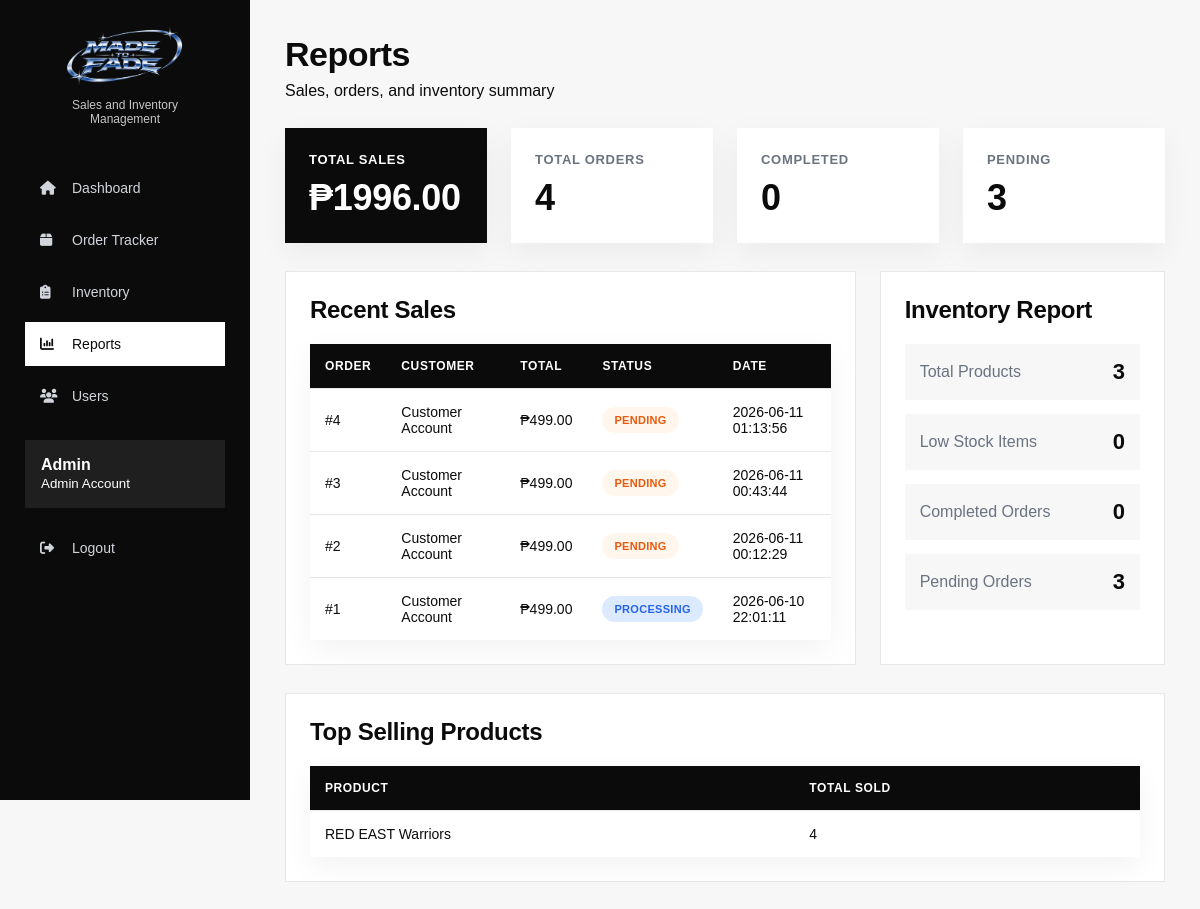
The app's page /admin/analytics.php (signed in) with its own data.
### tables this page shows
CREATE TABLE `orders` (
  `id` int(11) NOT NULL,
  `customer_id` int(11) DEFAULT NULL,
  `courier_id` int(11) DEFAULT NULL,
  `total` decimal(10,2) DEFAULT NULL,
  `order_status` varchar(50) DEFAULT NULL,
  `delivery_status` varchar(50) DEFAULT NULL,
  `payment_method` varchar(50) DEFAULT NULL,
  `payment_status` varchar(50) DEFAULT 'Pending',
  `stock_deducted` varchar(10) DEFAULT 'No',
  `proof_image` varchar(255) DEFAULT NULL,
  `payment_proof` varchar(255) DEFAULT NULL,
  `address` varchar(255) DEFAULT NULL,
  `contact_number` varchar(20) DEFAULT NULL,
  `date_created` timestamp NULL DEFAULT current_timestamp(),
  `payment_screenshot` varchar(255) DEFAULT NULL,
  `payment_reference` varchar(100) DEFAULT NULL,
  `payment_reject_reason` varchar(255) DEFAULT NULL
);

CREATE TABLE `users` (
  `id` int(11) NOT NULL,
  `fullname` varchar(100) DEFAULT NULL,
  `username` varchar(50) DEFAULT NULL,
  `password` varchar(100) DEFAULT NULL,
  `role` varchar(20) DEFAULT NULL
);

### admin/analytics.php (the view, shortened to what this page needs)
<?php
include "../includes/config.php";
$total_sales = mysqli_fetch_assoc(mysqli_query($conn,
"SELECT SUM(total) AS total FROM orders"));
$total_orders = mysqli_fetch_assoc(mysqli_query($conn,
"SELECT COUNT(*) AS total FROM orders"));
$completed_orders = mysqli_fetch_assoc(mysqli_query($conn,
"SELECT COUNT(*) AS total FROM orders WHERE order_status='Completed'"));
$pending_orders = mysqli_fetch_assoc(mysqli_query($conn,
"SELECT COUNT(*) AS total FROM orders WHERE order_status='Pending'"));
$total_products = mysqli_fetch_assoc(mysqli_query($conn,
"SELECT COUNT(*) AS total FROM products"));
$low_stock = mysqli_fetch_assoc(mysqli_query($conn,
"SELECT COUNT(*) AS total FROM products WHERE stock <= 5"));
$top_products = mysqli_query($conn,
"SELECT products.name, SUM(order_items.quantity) AS sold
 FROM order_items
 JOIN products ON order_items.product_id = products.id
 GROUP BY products.id
 ORDER BY sold DESC
 LIMIT 5");
$recent_sales = mysqli_query($conn,
"SELECT orders.*, users.fullname
 FROM orders
 JOIN users ON orders.customer_id = users.id
 ORDER BY orders.id DESC
 LIMIT 8");
?>
<!DOCTYPE html>
<html>
<head>
    <link rel="stylesheet" href="../css/style.css">
    <link rel="stylesheet"
    href="https://cdnjs.cloudflare.com/ajax/libs/font-awesome/6.5.1/css/all.min.css">
</head>
<body>
<div class="layout">
<?php include "sidebar.php"; ?>
<div class="main-content">
<h1>Reports</h1>
<p>Sales, orders, and inventory summary</p>
<div class="dashboard-cards">
    <div class="dashboard-card blue-card">
        <h3>Total Sales</h3>
        <h2>₱<?php echo $total_sales['total'] ?? 0; ?></h2>
    </div>
    <div class="dashboard-card">
        <h3>Total Orders</h3>
        <h2><?php echo $total_orders['total']; ?></h2>
    </div>
    <div class="dashboard-card">
        <h3>Completed</h3>
        <h2><?php echo $completed_orders['total']; ?></h2>
    </div>
    <div class="dashboard-card">
        <h3>Pending</h3>
        <h2><?php echo $pending_orders['total']; ?></h2>
    </div>
</div>
<div class="dashboard-grid">
    <div class="panel">
        <h2>Recent Sales</h2>
        <table>
            <tr>
                <th>Order</th>
                <th>Customer</th>
                <th>Total</th>
                <th>Status</th>
                <th>Date</th>
            </tr>
            <?php while($row = mysqli_fetch_assoc($recent_sales)){ ?>
            <tr>
                <td>#<?php echo $row['id']; ?></td>
                <td><?php echo $row['fullname']; ?></td>
                <td>₱<?php echo $row['total']; ?></td>
                <td>
                    <?php
                    $class = "pending";
                    if($row['order_status'] == "Processing"){
                        $class = "processing";
                    }
                    ?>
                    <span class="status <?php echo $class; ?>">
                        <?php echo $row['order_status']; ?>
                    </span>
                </td>
                <td><?php echo $row['date_created']; ?></td>
            </tr>
            <?php } ?>
        </table>
    </div>
    <div class="panel">
        <h2>Inventory Report</h2>
        <div class="report-list">
            <div>
                <span>Total Products</span>
                <strong><?php echo $total_products['total']; ?></strong>
            </div>
            <div>
                <span>Low Stock Items</span>
                <strong><?php echo $low_stock['total']; ?></strong>
            </div>
            <div>
                <span>Completed Orders</span>
                <strong><?php echo $completed_orders['total']; ?></strong>
            </div>
            <div>
                <span>Pending Orders</span>
                <strong><?php echo $pending_orders['total']; ?></strong>
            </div>
        </div>
    </div>
</div>
<div class="panel">
    <h2>Top Selling Products</h2>
    <table>
        <tr>
            <th>Product</th>
            <th>Total Sold</th>
        </tr>
        <?php while($row = mysqli_fetch_assoc($top_products)){ ?>
        <tr>
            <td><?php echo $row['name']; ?></td>
            <td><?php echo $row['sold']; ?></td>
        </tr>
        <?php } ?>
    </table>
</div>
</div>
</div>
</body>
</html>

### css/style.css (style rules this page uses)
* { box-sizing:border-box; }
:root { --black:#0B0B0B; --dark:#111111; --charcoal:#1F1F1F; --gray:#6B7280; --light-gray:#E5E7EB; --soft:#F7F7F7; --white:#FFFFFF; --accent:#7D93B2; --success-bg:#DCFCE7; --success-text:#15803D; --warning-bg:#FFF7ED; --warning-text:#EA580C; --info-bg:#DBEAFE; --info-text:#2563EB; --purple-bg:#EDE9FE; --purple-text:#7C3AED; --danger-bg:#FEE2E2; --danger-text:#DC2626; }
body { margin:0; font-family:Arial, sans-serif; background:var(--soft); color:var(--black); }
h1,h2,h3,p { margin-top:0; }
h1 { font-size:34px; letter-spacing:-.5px; margin-bottom:8px; }
h2 { font-size:24px; letter-spacing:-.3px; }
h3 { margin-top:10px; }
.card, .dashboard-card, .panel, .action-card, .form-container { background:var(--white); border:1px solid var(--light-gray); border-radius:0; padding:24px; }
.panel { margin-bottom:28px; }
.products, .dashboard-cards, .quick-actions, .mini-products, .dashboard-grid, .product-form, .checkout-form, .profile-form { display:grid; gap:24px; }
.dashboard-cards, .quick-actions { grid-template-columns:repeat(4,1fr); margin:28px 0; }
.dashboard-grid { grid-template-columns:2fr 1fr; }
.layout { display:flex; min-height:100vh; }
.main-content { flex:1; padding:35px; overflow-x:auto; }
.dashboard-card { transition:.25s ease; border:none; box-shadow:0 10px 30px rgba(0,0,0,.05); }
.dashboard-card h3 { color:var(--gray); font-size:13px; margin:0; text-transform:uppercase; letter-spacing:.7px; }
.dashboard-card h2 { font-size:36px; margin:10px 0 0; color:var(--black); }
.blue-card { background:var(--black); color:white; }
.blue-card h2, .blue-card h3, .blue-card p { color:white; }
table { width:100%; border-collapse:separate; border-spacing:0; background:white; border:none; overflow:hidden; box-shadow:0 10px 30px rgba(0,0,0,.05); }
th, td { padding:15px; text-align:left; border-bottom:1px solid var(--light-gray); font-size:14px; vertical-align:middle; }
th { background:var(--black); color:white; font-size:12px; font-weight:700; text-transform:uppercase; letter-spacing:.6px; }
tr:last-child td { border-bottom:none; }
.status { padding:7px 12px; border-radius:999px; font-size:11px; font-weight:700; display:inline-block; text-transform:uppercase; letter-spacing:.3px; }
.pending, .preparing { background:var(--warning-bg); color:var(--warning-text); }
.processing, .delivery { background:var(--info-bg); color:var(--info-text); }
.report-list { display:grid; gap:14px; }
.report-list div { display:flex; justify-content:space-between; align-items:center; background:var(--soft); padding:15px; }
.report-list span { color:var(--gray); }
.report-list strong { font-size:22px; color:var(--black); }

### records on screen
orders: id "4", users.fullname "Customer Account", total "499.00", order_status "PENDING", date_created "2026-06-11 01:13:56"
orders: id "3", users.fullname "Customer Account", total "499.00", order_status "PENDING", date_created "2026-06-11 00:43:44"
orders: id "2", users.fullname "Customer Account", total "499.00", order_status "PENDING", date_created "2026-06-11 00:12:29"
orders: id "1", users.fullname "Customer Account", total "499.00", order_status "PROCESSING", date_created "2026-06-10 22:01:11"

### other values on screen
$_SESSION['fullname'] "Admin Account"
$total_sales['total'] "1996.00"
$total_orders['total'] "4"
$completed_orders['total'] "0"
$pending_orders['total'] "3"
$total_products['total'] "3"
$low_stock['total'] "0"
$row['name'] "RED EAST Warriors"
$row['sold'] "4"
